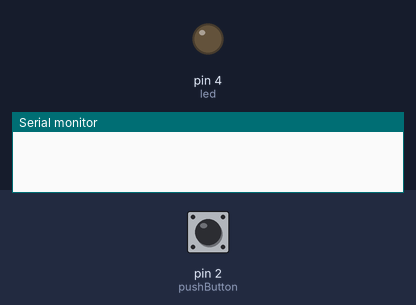
Simulated run of this sketch. Board: Arduino Uno, built with avr-gcc and run on an emulated ATmega328P. Parts: output pins drawn as LEDs (lit = HIGH), the last lines printed to the serial monitor. Dashed ring = blinking. Inputs (shaded band) come from the test bench; at power-on: pin 2 (pushButton) LOW.

Above: at 1.2 s.
1.3 s: pin 2 (pushButton) pulled HIGH for 0.15 s
At 2.2 s:
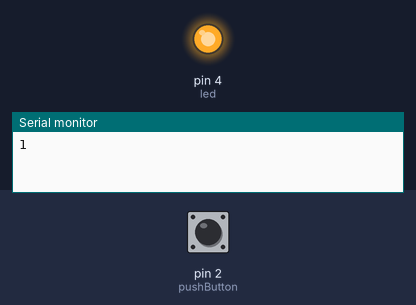
2.9 s: pin 2 (pushButton) pulled HIGH for 1 s
At 4.8 s:
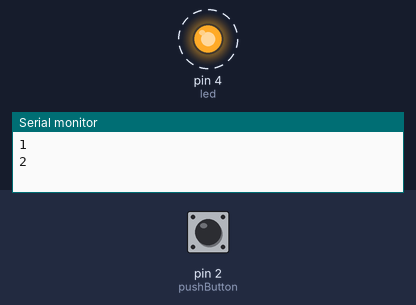
6.9 s: pin 2 (pushButton) pulled HIGH for 3.2 s
Timing chart, 0 to 9.9 s (numbered marks = the images above; inputs shaded):
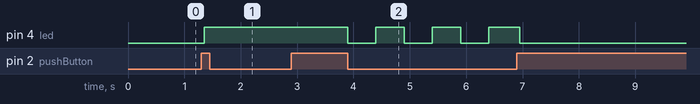

Measured:
- after the input at 1.3 s, pin 4 (led): LOW → HIGH after 0.05 s
- after the input at 2.9 s, pin 4 (led): alternates HIGH for 0.50 s and LOW for 0.50 s, starting after 1.0 s

The sketch:

led_fsm.ino
```cpp
// LED Finite State Machine with Pushbutton
// States: 0 = OFF, 1 = ON, 2 = BLINK

int pushButton = 2; // digital pin 2 has a push button attached to it
int led = 4; // digital pin 4 has an LED attached to it
int state = 0; // initial state of finite state machine - OFF
int lastButtonState = 0; // last button state starts at zero
unsigned long lastBlinkTime = 0; // tracks the last time the LED was toggled
int ledState = LOW; // tracks the current LED state for blinking

// the setup routine runs once when you press reset
void setup () {

  Serial.begin(9600); // initialize serial comm. at 9600 bits per second

  pinMode (pushButton, INPUT); // make the push button's pin an input

  pinMode (led, OUTPUT); // Make the LED's pin an output
}

// the loop routine runs over and over again forever
void loop() {

  int buttonState = digitalRead(pushButton); // read the input pin

  if (buttonState == 1 && buttonState != lastButtonState) {
    state = (state + 1) % 3; // Go to next state with each button push- OFF, ON, BLINK
    if (state == 2) { // If the new state is BLINK (2) after a button press,
      ledState = LOW; // reset the LED to off so BLINK always starts from a known state and
      lastBlinkTime = millis(); // reset the blink timer to now so the first toggle is a full 500ms away
    }
    Serial.println(state); // Print out the state of the button
    delay(50); // delay to wait for bounce to settle
  }

  if (state == 0) {
    digitalWrite(led, LOW); // LED is off if the state equals zero
  }
  else if (state == 1) {
    digitalWrite(led, HIGH); // LED is on if the state equals one
  }
  else if (state == 2) {
    unsigned long currentTime = millis(); // Get the current elapsed time in milliseconds
    if (currentTime - lastBlinkTime >= 500) { // Check if 500ms has passed since last toggle
      lastBlinkTime = currentTime; // Reset the timer to now
      ledState = !ledState; // Flip the LED state - HIGH becomes LOW, LOW becomes HIGH
      digitalWrite(led, ledState); // Write the new state to the LED pin
    }
  }

  delay(1); // delay in between reads for stability

  lastButtonState = buttonState; // save current button state for edge detection next cycle
}
```
